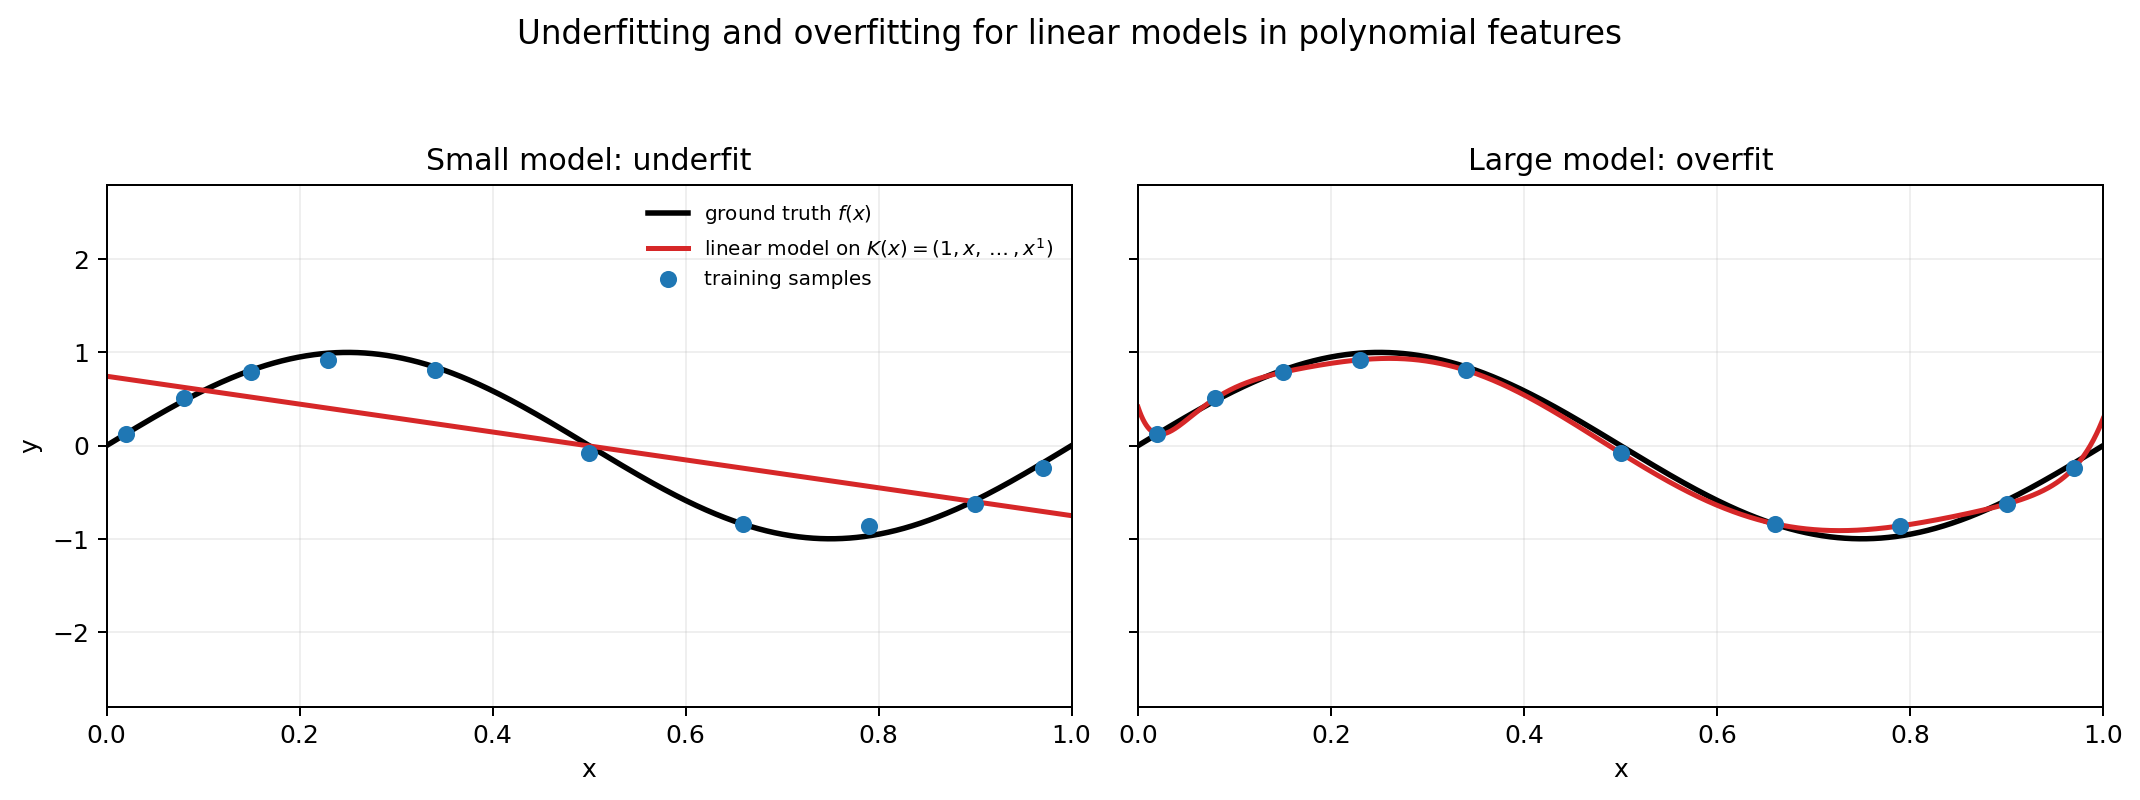

Here is the Python script that generated this plot:
from pathlib import Path

import matplotlib.pyplot as plt
import numpy as np


def ground_truth(x: np.ndarray) -> np.ndarray:
    return np.sin(2 * np.pi * x)


def design_matrix(x: np.ndarray, degree: int) -> np.ndarray:
    return np.vstack([x**p for p in range(degree + 1)]).T


def fit_polynomial_features(
    x_train: np.ndarray, y_train: np.ndarray, degree: int, x_eval: np.ndarray
) -> np.ndarray:
    x_scaled = 2.0 * x_train - 1.0
    x_eval_scaled = 2.0 * x_eval - 1.0
    features = design_matrix(x_scaled, degree)
    theta, *_ = np.linalg.lstsq(features, y_train, rcond=None)
    return design_matrix(x_eval_scaled, degree) @ theta


def main() -> None:
    rng = np.random.default_rng(7)

    root = Path(__file__).resolve().parent
    output_path = root / "overfitting_polynomial_linear_model.png"

    x_train = np.array([0.02, 0.08, 0.15, 0.23, 0.34, 0.5, 0.66, 0.79, 0.9, 0.97])
    y_train = ground_truth(x_train) + rng.normal(0.0, 0.08, size=x_train.shape)

    x_plot = np.linspace(0.0, 1.0, 1200)
    y_true = ground_truth(x_plot)

    underfit_degree = 1
    overfit_degree = 18

    y_underfit = fit_polynomial_features(x_train, y_train, underfit_degree, x_plot)
    y_overfit = fit_polynomial_features(x_train, y_train, overfit_degree, x_plot)

    fig, axes = plt.subplots(1, 2, figsize=(12, 4.5), sharey=True)

    panels = [
        (axes[0], underfit_degree, y_underfit, "Small model: underfit"),
        (axes[1], overfit_degree, y_overfit, "Large model: overfit"),
    ]

    for ax, degree, prediction, title in panels:
        ax.plot(x_plot, y_true, color="black", linewidth=2.2, label="ground truth $f(x)$")
        ax.plot(
            x_plot,
            prediction,
            color="#d62728",
            linewidth=2.0,
            label=fr"linear model on $K(x)=(1,x,\dots,x^{{{degree}}})$",
        )
        ax.scatter(x_train, y_train, color="#1f77b4", s=34, zorder=3, label="training samples")
        ax.set_title(title)
        ax.set_xlabel("x")
        ax.set_xlim(0.0, 1.0)
        ax.set_ylim(-2.8, 2.8)
        ax.grid(alpha=0.2)

    axes[0].set_ylabel("y")
    axes[0].legend(loc="upper right", fontsize=8, frameon=False)
    fig.suptitle("Underfitting and overfitting for linear models in polynomial features", fontsize=13)
    fig.tight_layout(rect=(0, 0, 1, 0.93))
    fig.savefig(output_path, dpi=180, bbox_inches="tight")


if __name__ == "__main__":
    main()
